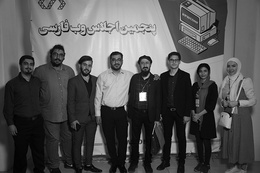
%> input picture correlation/img/image_ref.jpg, 260 x 173 px, shrunk from 800 x 533 before the run
$ octave main.m   (GNU Octave 9; MATLAB toolbox functions it lacks are replaced by stand-ins)
%> lines starting %> are read from the running program, lines starting %| are printed output that depends on the picture
clc;
clear all;
close all;

% amir shokri
% amirsh.nll@gmail.com

image_ref          = imread('img/image_ref.jpg');
%> image_ref is the input picture: size 173x260 uint8; min 0, max 255, mean 83.8
filter             = imread('img/filter.jpg');
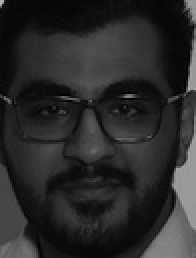
%> input picture correlation/img/filter.jpg, 98 x 129 px, shrunk from 300 x 397 before the run (shown 2 times larger)
%> filter is the input picture: size 129x98 uint8; min 0, max 183, mean 42.2

image               = image_ref;
filter              = filter;

correlation = normxcorr2(filter(:,:), image(:,:));
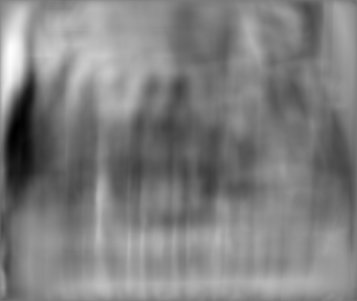
%> correlation: size 301x357 double; min -0.503, max 0.549, mean 0.026; drawn with min black and max white
figure, imshow(correlation);
%> after `imshow(correlation)`:
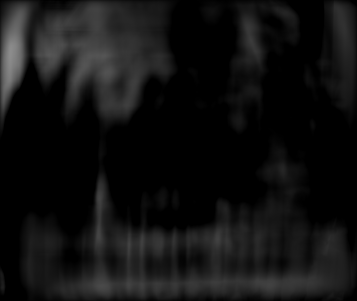
%> displayed picture: size 301x357, on the screen's scale of 0 to 255; min 0, max 140, mean 17.6
title('Correlation image');

[maxCorrValue, maxIndex] = max(abs(correlation(:)));
%> maxCorrValue = 0.549; maxIndex = 3064
[yPeak, xPeak] = ind2sub(size(correlation), maxIndex(1));
%> yPeak = 54; xPeak = 11

corr_offset = [(xPeak - size(filter, 2)) (yPeak - size(filter, 2))];
%> corr_offset = [-87 -44]

if(corr_offset(1) < 0)
   corr_offset(1) = corr_offset(1) * (-1);
end

if(corr_offset(2) < 0)
   corr_offset(2) = corr_offset(2) * (-1);
end

axis on;
hold on;
figure, imshow(image);
title('find area');
boxRect = [corr_offset(1) corr_offset(2) 200, 200];
%> boxRect = [87 44 200 200]
rectangle('position', boxRect, 'edgecolor', 'r', 'linewidth', 2);
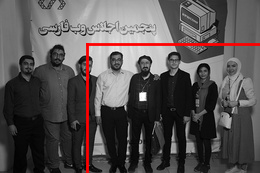
%> figure redrawn from the program's plot data; its title reads 'find area'
